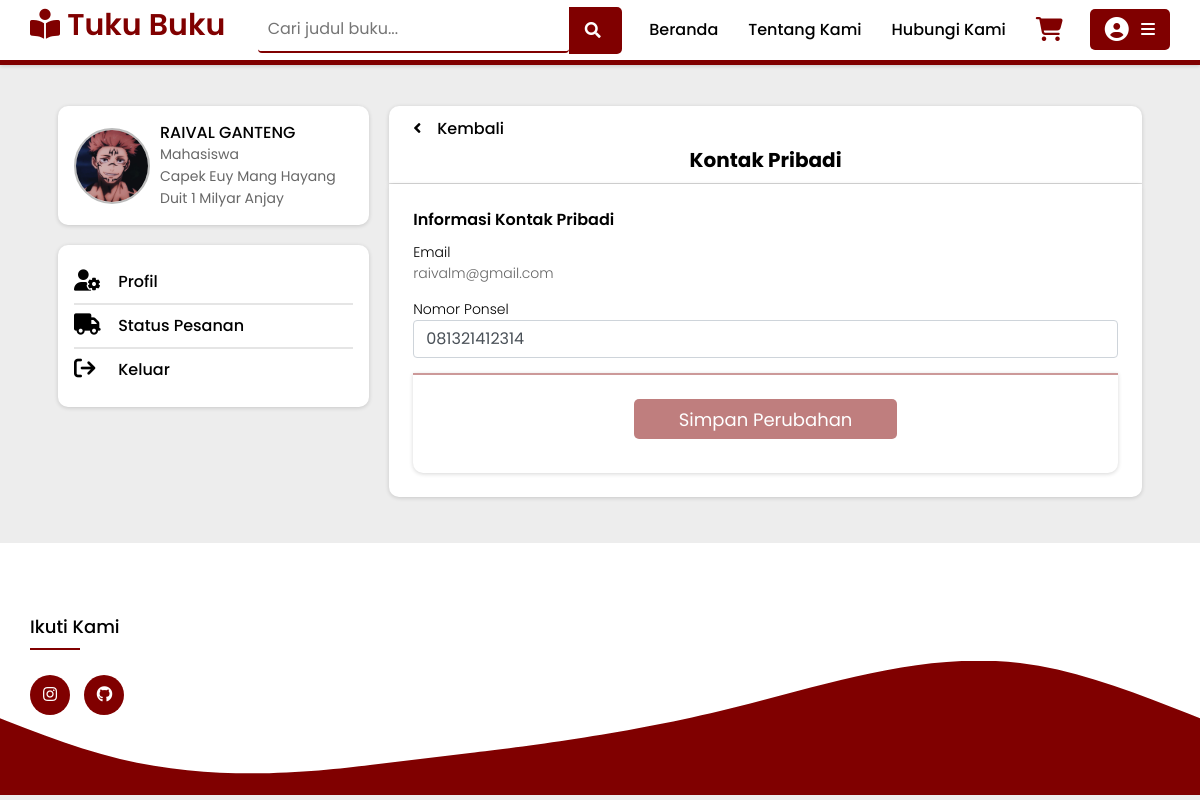
Screenshot of /tukubuku.com/profile/edit/kondi.php (signed in) with the database file from the repository.
### tables this page shows
CREATE TABLE `user` (
  `userID` int(11) NOT NULL,
  `avatar` varchar(255) NOT NULL,
  `fullname` varchar(100) NOT NULL,
  `gender` enum('Laki-laki','Perempuan') NOT NULL,
  `ttl` varchar(20) DEFAULT NULL,
  `email` varchar(50) NOT NULL,
  `username` varchar(50) NOT NULL,
  `password` varchar(20) NOT NULL,
  `status` enum('Lainnya','Siswa','Mahasiswa','Pekerja','Ibu_Rumah_Tangga') NOT NULL,
  `bio` varchar(100) NOT NULL,
  `phone` varchar(15) NOT NULL,
  `socmed` varchar(30) DEFAULT NULL,
  `address` varchar(60) DEFAULT NULL
);

### tukubuku.com/profile/edit/kondi.php (the view, shortened to what this page needs)
<?php
include "../../connection/conn.php";
if (isset($_SESSION['username'])) {
    $username = $_SESSION['username'];
    $sql = "SELECT * FROM user WHERE (username = '$username' OR email = '$username')";
    $result = mysqli_query($db, $sql);
    if ($result) {
        $row = mysqli_fetch_assoc($result);
        $email = $row['email'];
        $nohp = $row['phone'];
    } else {
        $email = "";
        $nohp = "";
    }
} else {
    $email = "";
    $nohp = "";
}
?>
<!DOCTYPE html>
<html lang="en">
<head>
    <link rel="stylesheet" href="edit.css">
</head>
<body>
    <?php include "../../layout/naviga.php" ?>
    <div class="contolner">
        <div class="content">
            <di class="ngotak">
                <?php include "../prf-ls.php" ?>
                <div class="rightSide">
                    <div class="titBox">
                        <div class="actBack">
                            <a href="javascript:history.back()">
                                <i class="fa fa-angle-left"></i>&emsp;Kembali
                            </a>
                        </div>
                        <div class="subJud">
                            <p>Kontak Pribadi</p>
                        </div>
                    </div>
                    <div class="detBox">
                        <form method="POST" action="kondi.php" id="editForm">
                            <div style="text-align: justify;">
                                <div class="indi">
                                    <div class="dataIndi">
                                        <div class="subTF">
                                            <span id="subTF">Informasi Kontak Pribadi</span>
                                        </div>
                                        <span>Email</span><br>
                                        <span>
                                            <?php if ($email !== ""): ?>
                                                <span class="emailText">
                                                    <p><?php echo $email; ?></p>
                                                </span>
                                            <?php else: ?>
                                                <span class="emailTex">
                                                    <p>Email User</p>
                                                </span>
                                            <?php endif; ?>
                                        </span>
                                    </div>
                                    <div class="dataIndi">
                                        <span>Nomor Ponsel</span><br>
                                        <input type="number" name="phone" placeholder="Nomor Ponsel"
                                            value="<?php echo $nohp; ?>" maxlength="15" required>
                                    </div>
                                </div>
                            </div>
                            <div class="editBut">
                                <div class="subJud">
                                    <button class="button" type="submit" name="submit" id="submitBtn" disabled>Simpan
                                        Perubahan</button>
                                </div>
                            </div>
                        </form>
                    </div>
                </div>
        </div>
    </div>
</body>
<?php include "../../layout/footer.php" ?>
</html>

### tukubuku.com/profile/prf-ls.php (shortened to what this page needs)
<?php
$currentLocation = $_SERVER['REQUEST_URI'];
if (strpos($currentLocation, 'orderstatus') !== false || strpos($currentLocation, 'edit') !== false) {
    $profAddr = '../profile.php';
} else {
    $profAddr = 'profile.php';
}
if (strpos($currentLocation, 'edit') !== false || strpos($currentLocation, 'orderstatus') !== false) {
    $ppurl = '../../image/profile/';
} else {
    $ppurl = '../image/profile/';
}
?>
<?php
if (isset($_SESSION['username'])) {
    $username = $_SESSION['username'];
    $sql = "SELECT * FROM user WHERE (username = '$username' OR email = '$username')";
    $result = mysqli_query($db, $sql);
    if ($result) {
        $row = mysqli_fetch_assoc($result);
        $fullname = $row['fullname'];
        $pp = $row['avatar'];
        $stat = $row['status'];
        $bio = $row['bio'];
    } else {
        $fullname = "";
        $pp = "default_profile.png";
        $stat = "";
        $bio = "";
    }
} else {
    $fullname = "";
    $pp = "default_profile.png";
    $stat = "";
    $bio = "";
}
?>
<!DOCTYPE html>
<html lang="en">
<head>
    <link rel="stylesheet" href="profile.css">
</head>
<body>
    <div class="leftSide">
        <div class="profBox">
            <div class="pp">
                <form class="form" id="form" action="" enctype="multipart/form-data" method="post">
                    <div class="profile-pic">
                        <label class="-label" for="avatar">
                            <span class="glyphicon glyphicon-camera"></span>
                            <span>Ganti Gambar</span>
                        </label>
                        <img src="<?php echo $ppurl . $pp; ?>" id="output" width="128" height="128"
                            alt="<?php echo $pp; ?>" />
                    </div>
                </form>
            </div>
            <div class="descPp">
                <span class="descName">
                    <?php if (isset($fullname) && $fullname !== ""): ?>
                        <span><?php echo htmlspecialchars($fullname); ?></span>
                    <?php else: ?>
                        <span>[Nama Lengkap User]</span>
                    <?php endif; ?>
                </span><br>
                <span class="descStat">
                    <?php if (isset($stat) && $stat !== ""): ?>
                        <span><?php echo htmlspecialchars($stat); ?></span>
                    <?php else: ?>
                        <span>[Status User]</span>
                    <?php endif; ?>
                </span><br>
                <span class="descCamp">
                    <?php if (isset($bio) && $bio !== ""): ?>
                        <span><?php echo htmlspecialchars($bio); ?></span>
                    <?php else: ?>
                        <span>[Bio User]</span>
                    <?php endif; ?>
                </span>
            </div>
        </div>
        <div class="setBox">
            <ul>
                <li class="setBut">
                    <a href="<?php echo htmlspecialchars($profAddr); ?>">
                        <i class="fa-solid fa-user-cog fa-lg"></i>
                        <span class="setText">Profil</span>
                    </a>
                </li>
                <li class="setBut">
                    <a href="javascript:void(0);" onclick="openIF()">
                        <i class="fa-solid fa-truck fa-lg" aria-hidden="true"></i>
                        <span class="setText">Status Pesanan</span>
                    </a>
                </li>
                <li class="setBut">
                    <a href="javascript:void(0);" onclick="openLogoutPopup()">
                        <i class='fa fa-sign-out fa-lg'></i>
                        <span class="setText">Keluar</span>
                    </a>
                </li>
            </ul>
        </div>
    </div>
</body>
</html>

### tukubuku.com/profile/edit/edit.css (style rules this page uses)
body { font-family: Montserrat; font-optical-sizing: auto; font-weight: 300; background-color: #EDEDED; }
.contolner { margin: 8% 0% 3% 0%; }
.content { width: 100%; height: 100%; }
.ngotak { margin: 0% 4%; display: flex; }
.leftSide { padding: 10px; width: 30%; height: auto; }
.profBox { background-color: white; height: auto; width: 100%; display: flex; border-radius: 10px; padding: 16px; align-items: center; align-content: center; box-shadow: rgba(0, 0, 0, 0.16) 0px 1px 4px; }
.setBox { margin-top: 20px; padding: 16px; background-color: white; height: auto; width: 100%; border-radius: 10px; box-shadow: rgba(0, 0, 0, 0.16) 0px 1px 4px; }
li { list-style-type: none; }
.pp img { height: 72px; width: 72px; }
.descPp { font-family: Montserrat; margin: 0 0 0 10px; line-height: 21px; font-weight: 300; }
.descName { text-transform: uppercase; font-size: 16px; font-weight: 500; }
.descStat, .descCamp { text-transform: capitalize; color: rgba(0, 0, 0, 0.6);; font-size: 14px; font-weight: 400; }
.rightSide { padding: 10px; width: 70%; height: 100%; }
.titBox { border-top-left-radius: 10px; border-top-right-radius: 10px; padding: 24px; background-color: white; height: 77px; font-size: 20px; font-family: Montserrat; font-optical-sizing: auto; font-weight: 700; box-shadow: rgba(0, 0, 0, 0.16) 0px 1px 4px; }
.detBox { margin-top: 1px; padding: 24px; background-color: white; width: 100%; height: 100%; box-shadow: rgba(0, 0, 0, 0.16) 0px 1px 4px; }
.fa-user-cog, .fa-truck, .fa-sign-out { height: 10px; width: 10px; padding-right: 40px; }
.subJud { padding-bottom: 10px; }
.actBack { color: #800000; margin-top: -22px; margin-bottom: -5px; }
.indi { font-family: Poppins Semibold; font-size: 14px; }
.dataIndi { margin-bottom: 15px; }
.editBut { border-bottom-left-radius: 10px; border-bottom-right-radius: 10px; margin-top: 1px; padding: 24px; background-color: white; width: 100%; height: 100%; box-shadow: rgba(0, 0, 0, 0.16) 0px 1px 4px; }

### tukubuku.com/profile/profile.css (style rules this page uses)
body { font-family: Montserrat; font-optical-sizing: auto; font-weight: 300; background-color: #EDEDED; }
.contolner { margin: 8% 0% 3% 0%; }
.content { width: 100%; height: 100%; }
.ngotak { margin: 0% 4%; display: flex; }
.rightSide { padding: 10px; width: 70%; height: 100%; }
.titBox { border-top-left-radius: 10px; border-top-right-radius: 10px; padding: 24px; background-color: white; height: 77px; font-size: 20px; font-family: Montserrat; font-optical-sizing: auto; font-weight: 700; box-shadow: rgba(0, 0, 0, 0.16) 0px 1px 4px; }
.detBox { border-bottom-left-radius: 10px; border-bottom-right-radius: 10px; margin-top: 1px; padding: 24px; background-color: white; width: 100%; height: 100%; box-shadow: rgba(0, 0, 0, 0.16) 0px 1px 4px; }
.fa-user-cog, .fa-truck, .fa-sign-out { height: 10px; width: 10px; padding-right: 40px; }

### tukubuku.com/profile/edit/kondi.php (style rules this page uses)
.subTF { margin: 0 0 10px 0; }
#subTF { font-size: 16px; font-weight: 600; }
.emailText { color: rgba(0, 0, 0, 0.6); }
input { display: block; width: 100%; padding: 0.375rem 0.75rem; font-size: 1rem; font-weight: 400; line-height: 1.5; color: #495057; background-color: #fff; background-clip: padding-box; border: 1px solid #ced4da; border-radius: 0.25rem; transition: border-color 0.15s ease-in-out, box-shadow 0.15s ease-in-out; }
input[type=number] { -moz-appearance: textfield; appearance: textfield; }
.subJud { display: flex; justify-content: center; align-items: center; }
.editBut { border-top: 2px solid rgba(128, 0, 0, 0.4); border-bottom-left-radius: 10px; border-bottom-right-radius: 10px; margin-top: 1px; padding: 24px; background-color: white; width: 100%; }
.subJud button { display: flex; justify-content: center; align-items: center; width: 40%; height: 40px; border: none; background-color: #800000; color: white; border-radius: 5px; font-size: 18px; cursor: pointer; transition: background-color 0.3s; }
.subJud button:disabled { opacity: 0.5; pointer-events: none; }

### tukubuku.com/Layout/footer.php (style rules this page uses)
body { line-height: 1.5; font-family: 'Poppins', sans-serif; }
* { margin: 0; padding: 0; box-sizing: border-box; }
ul { list-style: none; }

### rows the page displays
user: avatar (picture), fullname "RAIVAL GANTENG", status "Mahasiswa", bio "Capek Euy Mang Hayang Duit 1 Milyar Anjay", email "raivalm@gmail.com", phone "081321412314"
